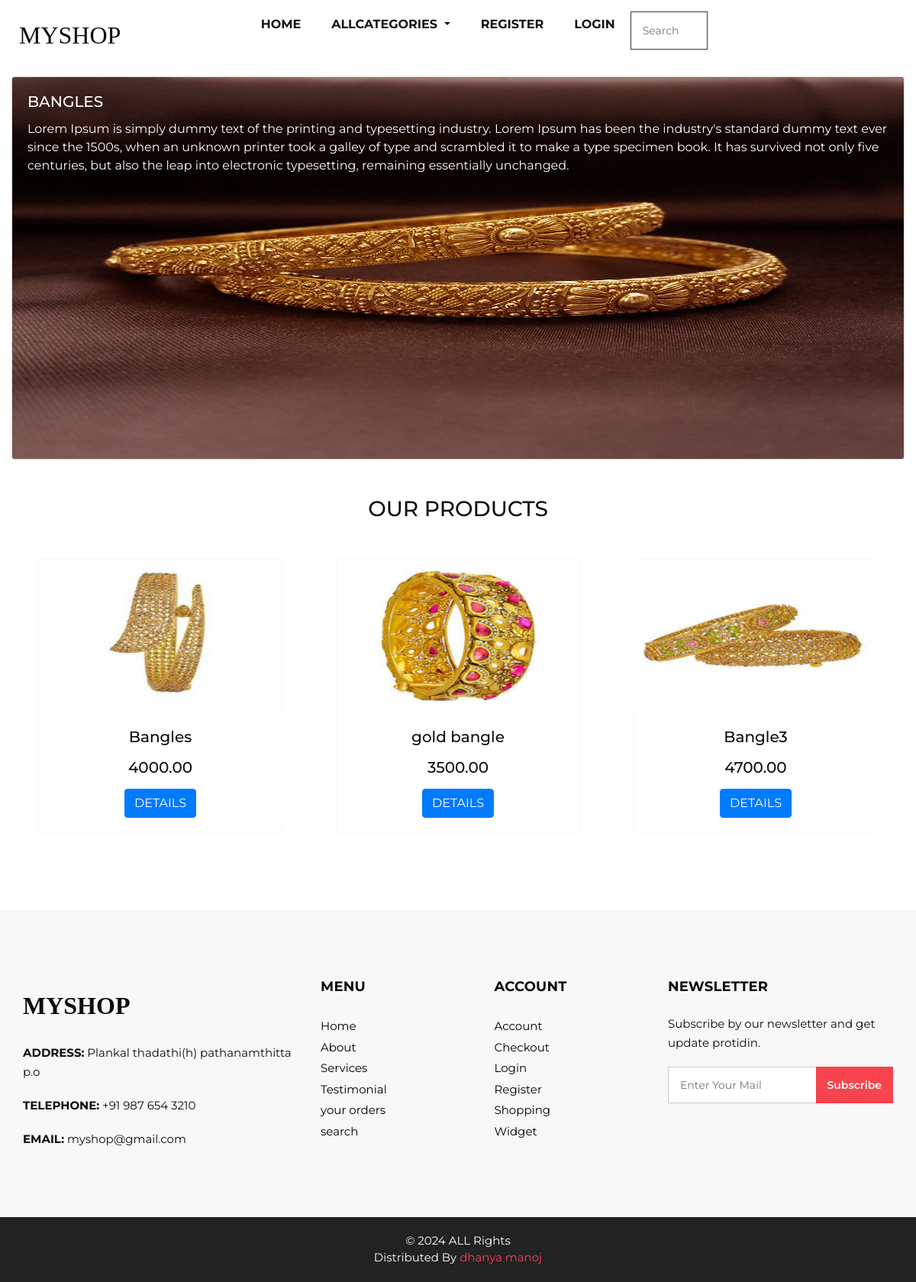
Screenshot of /products/7 with the database file from the repository.
### shop/models.py (models this page shows, shortened)
class Catergory(models.Model):
      name=models.CharField(max_length=20)
      desc=models.TextField()
      image=models.ImageField(upload_to='image')

class Products(models.Model):
      name=models.CharField(max_length=20)
      desc=models.TextField()
      image=models.ImageField(upload_to="products")
      price=models.DecimalField(max_digits=10,decimal_places=2)
      stock=models.IntegerField()
      available=models.BooleanField(default=True)
      created=models.DateTimeField(auto_now_add=True)#one time
      updated=models.DateTimeField(auto_now=True)#change every time we update record
      catergory=models.ForeignKey(Catergory,on_delete=models.CASCADE)

### shop/views.py (the view)
# urls.py: path('products/<int:p>',views.products,name="products"),
def products(request,p):
   c=Catergory.objects.get(id=p)
   p=Products.objects.filter(catergory=c)
   context={'categories':c,'products':p}
   return render(request,'products.html',context)

### cart/context_processors.py (called while the page is built, shortened)
def count_items(request):
    u=request.user
    count=0
    return{'c':count}

### shop/context_processors.py (called while the page is built)
def menu_links(request):
    c=Catergory.objects.all()
    return{'links':c}

### templates/products.html
{% extends 'base.html' %}
{% load static %}
{% block content %}
<div class="card bg-light text-white">
  <img src="{{categories.image.url}}" height="500px" width="100%" class="card-img" alt="...">
  <div class="card-img-overlay">
    <h5 class="card-title">{{categories.name}}</h5>
      <p class="card-text">Lorem Ipsum is simply dummy text of the printing and typesetting industry. Lorem Ipsum has been the industry's standard dummy text ever since the 1500s, when an unknown printer took a galley of type and scrambled it to make a type specimen book. It has survived not only five centuries, but also the leap into electronic typesetting, remaining essentially unchanged.</p>
  </div>
</div>
<h3 class="text-center bold fs-2 m-5"> OUR PRODUCTS</h3>
     <div class="container mt-9 " style="margin-bottom:100px;">
    <div class="row">
    {% for i in products %}
<div class="col-sm-4">
<div class="card mx-auto border border-3 border-light" style="width:20rem;">
   <img src="{{i.image.url}}" height="200px" width="100%" class="card-img-top" alt="...">
      <div class="card-body text-center">
        <h5 class="card-title mb-3">{{i.name}}</h5>
        <h5 class="card-title mb-3">{{i.price}}</h5>
        <a href="{% url 'shop:details_products' i.id %}" class="btn btn-primary">DETAILS</a>
  </div>
  </div>
  </div>
  {% endfor %}
</div>
</div>
</div>
{% endblock %}

### templates/base.html (shortened to what this page needs)
<!DOCTYPE html>
{% load static %}
<html>
   <head>
      <link rel="stylesheet" type="text/css" href="{% static 'css/bootstrap.css' %}" />
      <link href="{% static 'css/font-awesome.min.css' %}" rel="stylesheet" />
      <link href="{% static 'css/style.css' %}" rel="stylesheet" />
      <link href="{% static 'css/responsive.css' %}" rel="stylesheet" />
   </head>
   <body>
      <div class="hero_area">
         <header class="header_section">
            <div class="container-fluid">
               <nav class="navbar navbar-expand-lg custom_nav-container ">
                  <a class="navbar-brand fs-3 fw-bold"> <h2>MYSHOP</h2></a>
                  <div class="collapse navbar-collapse" id="navbarSupportedContent">
                     <ul class="navbar-nav mx-auto mb-2 mb-lg-0 fs-5 fw-bold">
                        <li class="nav-item">
                           <a class="nav-link" aria-current="page" href="{% url 'shop:categories' %}">Home</a>
                        </li>
                       <li class="nav-item dropdown">
                           <a class="nav-link dropdown-toggle" href="#" data-toggle="dropdown" role="button" aria-haspopup="true" aria-expanded="true"> <span class="nav-label">Allcategories </a>
                          </li>
                            {% if user.is_authenticated %}
                            {% if user.is_superuser == False %}
                         <li class="nav-item">
                           <a class="nav-link" href="{% url 'cart:cart' %}"><i class="fa fa-shopping-cart fs-2" aria-hidden="true"></i><sup class="mx-2 fs-5">{{c}}</sup></a>
                        </li>
                         <li class="nav-item">
                              <a class="nav-link" aria-current="page" href="{% url 'cart:orderview' %}">your orders</a>
                          </li>
                           {% else %}
                         <li class="nav-item">
                          <a class="nav-link" aria-current="page" href="{% url 'shop:addcat' %}">AddCategories</a>
                        </li>
                        <li class="nav-item">
                        <a class="nav-link" aria-current="page" href="{% url 'shop:addpro' %}">AddProducts</a>
                       </li>
                       {% endif %}
                       <li class="nav-item">
                           <a class="nav-link" href="{% url 'shop:logout' %}">logout</a>
                        </li>
                          {% else %}
                        <li class="nav-item">
                           <a class="nav-link"  aria-current="page" href="{% url 'shop:register' %}">Register</a>
                        </li>
                        <li class="nav-item">
                           <a class="nav-link" aria-current="page" href="{% url 'shop:login' %}">Login</a>
                        </li>
                          {% endif %}
                        <form class="d-flex justify content-between" method="POST" action="{% url 'search:search' %}">
                          <input class="border border-dark  w-50" type="search" name="q"  placeholder="search" aria-label="search">
                        </form>
                   </ul>
                  </div>
               </nav>
            </div>
         </header>
          <div class="container-fluid">
{% block content %}
{% endblock %}
       </div>
    <footer>
         <div class="container">
            <div class="row">
               <div class="col-md-4">
                   <div class="full">
                      <div class="logo_footer">
                        <p><strong><h2>MYSHOP</h2></strong>
                      </div>
                      <div class="information_f">
                        <p><strong>ADDRESS:</strong> Plankal thadathi(h) pathanamthitta p.o</p>
                        <p><strong>TELEPHONE:</strong> +91 987 654 3210</p>
                        <p><strong>EMAIL:</strong> myshop@gmail.com</p>
                      </div>
                   </div>
               </div>
               <div class="col-md-8">
                  <div class="row">
                  <div class="col-md-7">
                     <div class="row">
                        <div class="col-md-6">
                     <div class="widget_menu">
                        <h3>Menu</h3>
                        <ul>
                           <li><a href="#">Home</a></li>
                           <li><a href="#">About</a></li>
                           <li><a href="#">Services</a></li>
                           <li><a href="#">Testimonial</a></li>
                           <li><a href="#">your orders</a></li>
                           <li><a href="#">search</a></li>
                        </ul>
                     </div>
                  </div>
                  <div class="col-md-6">
                     <div class="widget_menu">
                        <h3>Account</h3>
                        <ul>
                           <li><a href="#">Account</a></li>
                           <li><a href="#">Checkout</a></li>
                           <li><a href="#">Login</a></li>
                           <li><a href="#">Register</a></li>
                           <li><a href="#">Shopping</a></li>
                           <li><a href="#">Widget</a></li>
                        </ul>
                     </div>
                  </div>
                     </div>
                  </div>
                  <div class="col-md-5">
                     <div class="widget_menu">
                        <h3>Newsletter</h3>
                        <div class="information_f">
                          <p>Subscribe by our newsletter and get update protidin.</p>
                        </div>
                        <div class="form_sub">
                           <form>
                              <fieldset>
                                 <div class="field">
                                    <input type="email" placeholder="Enter Your Mail" name="email" />
                                    <input type="submit" value="Subscribe" />
                                 </div>
                              </fieldset>
                           </form>
                        </div>
                     </div>
                  </div>
                  </div>
               </div>
            </div>
         </div>
      </footer>
      <div class="cpy_">
         <p class="mx-auto">© 2024 ALL Rights <a href="https://html.design/"></a><br>
            Distributed By <a href="https://themewagon.com/" target="_blank"> dhanya manoj</a>
         </p>
      </div>
   </body>
</html>

### static/css/style.css (style rules this page uses)
* { box-sizing: border-box; }
body { font-family: 'Montserrat', sans-serif; color: #0c0c0c; background-color: #ffffff; overflow-x: hidden; }
h1, h2 { font-family: 'Playfair Display', serif; }
a, a:hover, a:focus { text-decoration: none; }
.btn, .btn:focus { outline: none !important; -webkit-box-shadow: none; box-shadow: none; }
.hero_area { position: relative; min-height: 100vh; display: -webkit-box; display: -ms-flexbox; display: flex; -webkit-box-orient: vertical; -webkit-box-direction: normal; -ms-flex-direction: column; flex-direction: column; }
.header_section { padding: 15px 0; }
.header_section .container-fluid { padding-right: 25px; padding-left: 25px; }
.navbar-brand { font-family: 'Playfair Display', serif; }
.custom_nav-container { padding: 0; }
.custom_nav-container .navbar-nav { margin-left: auto; }
.custom_nav-container .navbar-nav .nav-item .nav-link { padding: 5px 20px; color: #131313; text-align: center; text-transform: uppercase; border-radius: 5px; -webkit-transition: all 0.3s; transition: all 0.3s; font-weight: 700; }
footer { background: #f8f8f8; padding: 90px 0 70px; }
.logo_footer { margin-bottom: 30px; }
.information_f p { margin-bottom: 1.2rem; line-height: 25px; font-size: 15px; }
.widget_menu h3 { font-size: 18px; font-weight: 700; text-transform: uppercase; letter-spacing: 0.2px; margin-bottom: 25px; }
.widget_menu ul { list-style: none; padding: 0; margin: 0; }
.widget_menu ul li { float: left; width: 100%; }
.widget_menu ul li a { font-size: 15px; color: #000; margin-bottom: 0; float: left; width: 100%; margin-top: 5px; }
.field { display: flex; }
.widget_menu { float: left; width: 100%; }
div.form_sub .field input[type="email"], div.form_sub .field input[type="email"]:hover, div.form_sub .field input[type="email"]:focus { padding: 10px 110px 10px 15px; border-radius: 0; border: solid #ccc 1px; font-size: 14px; position: relative; box-shadow: none; width: 100%; height: 48px; }
.form_sub { position: relative; }
.form_sub input[type="email"] + input[type="submit"] { position: absolute; right: 0; background: #f7444e; color: #fff; border: none; top: 0px; font-size: 14px; height: 48px; font-weight: 600; padding: 0 15px; }
form input { background: #fff; border: solid #ccc 1px; padding: 15px 15px; width: 100%; font-size: 14px; margin-bottom: 20px; text-transform: capitalize; line-height: normal; }
form input[type="submit"] { border: none; padding: 15px 45px; width: auto; font-size: 16px; text-transform: capitalize; line-height: normal; margin: 0 auto; display: flex; background: #333; color: #fff; font-weight: 600; transition: ease all 0.1s; }
.cpy_ { background: #222; text-align: center; padding: 20px 0; }
.cpy_ p { margin: 0; color: #fff; font-size: 15px; font-weight: 400; }
.cpy_ p a { margin: 0; color: #f7444e; font-size: 15px; font-weight: 400; }

### static/css/responsive.css (style rules this page uses)
@media (min-width: 1200px) { .container { max-width: 1170px; } }

### rows the page displays
Catergory: image (picture), name "BANGLES"
Products: image (picture), name "Bangles", price "4000.00"
Products: image (picture), name "gold bangle", price "3500.00"
Products: image (picture), name "Bangle3", price "4700.00"
